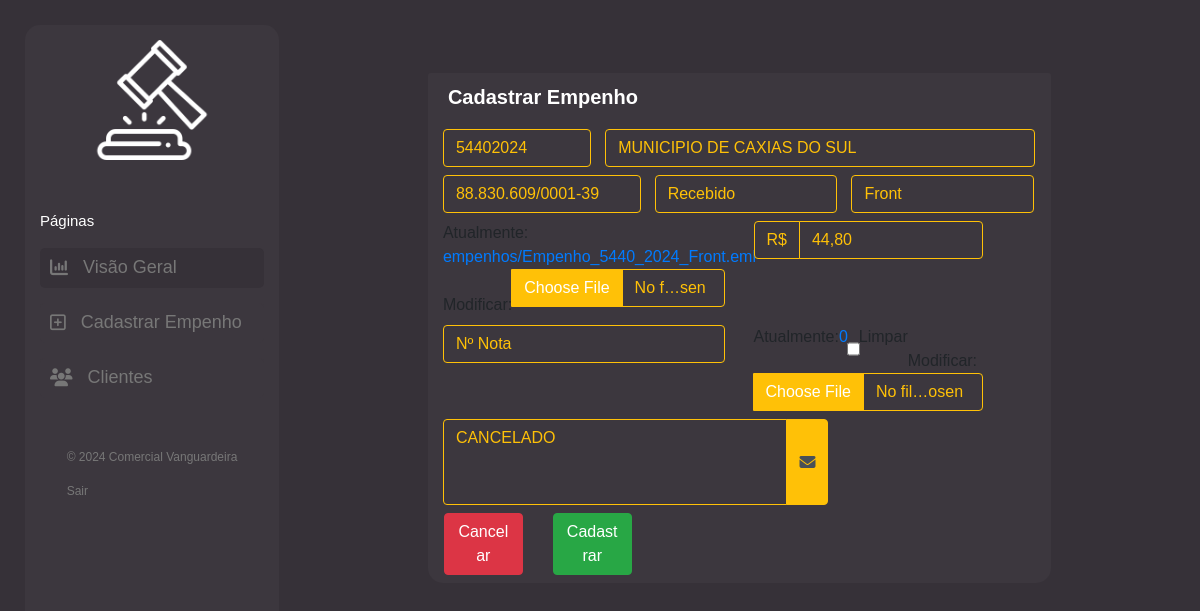
The app's page /cliente/edit/3357/ (signed in) with its own data.
### cliente/models.py (models this page shows, shortened)
class Cliente(models.Model):
    numero = models.CharField(max_length=255)
    nome = models.CharField(max_length=255)
    cnpj = models.CharField(max_length=255)
    data_criacao = models.DateTimeField(default=timezone.now)
    categoria = models.ForeignKey(Categoria, on_delete=models.DO_NOTHING)
    empresa = models.ForeignKey(Empresa, on_delete=models.DO_NOTHING)
    empenho = models.FileField(upload_to='empenhos/', max_length=500)
    nfe = models.FileField(upload_to='notas/', max_length=500, default='0', blank=True)
    n_nfe = models.CharField(max_length=255, blank=True)
    descricao = models.TextField(blank=True)
    valor = models.CharField(max_length=255)

### cliente/views.py (the view)
# urls.py: path('cliente/edit/<int:pk>/', views.edit, name="edit"),
@login_required(login_url='login')
def edit(request, pk):
    cliente = Cliente.objects.get(pk=pk)
    form = ClienteForm(instance=cliente)
    return render(request, 'cliente/form.html', {'cliente': cliente, 'form': form})

### cliente/form.py
class ClienteForm(ModelForm):
    class Meta:
        model = Cliente
        fields = ['numero', 'nome', 'cnpj', 'data_criacao', 'categoria', 'empresa', 'empenho', 'descricao', 'valor', 'nfe', 'n_nfe']
    def __init__(self, *args, **kwargs):
        super(ClienteForm, self).__init__(*args, **kwargs)
        for field in self.fields:
            self.fields[field]. widget.attrs.update({'class': 'form-control'})

### cliente/models.py (called while the page is built)
    def __str__(self):
        return self.nome

    def __str__(self):
        return self.nome

### cliente/templates/cliente/form.html (shortened to what this page needs)
{% extends 'base.html' %}
{% load widget_tweaks %}
{% block conteudo %}
    <div class="container center mt-5 w-75">
        <div class="card card-primary card-formulario">
            <div class="card-header">
                <h5 class="card-title mb-0">
                    Cadastrar Empenho
                </h5>
            </div>
            <form action="{% if cliente %}/cliente/update/{{cliente.id}}/{% else %}/cliente/create/{% endif %}" method="POST" enctype="multipart/form-data">
                  <div class="input-group col-12 p-15 my-2">
                    <div class="input-group col-3 p-0">
                      {% render_field form.numero name="numero" type="name" placeholder="Nº Empenho" autocomplete="off"%}
                    </div>
                    <div class="input-group col-9 pr-0">
                      {% render_field form.nome name="nome" id="nome" type="name" placeholder="Nome do cliente" autocomplete="off"%}
                    </div>
                  </div>
                  <div class="input-group col-12 mb-2 p-15">
                    <div class="input-group col-4 p-0" >
                      {% render_field form.cnpj type="text" onblur="checkCnpj(this.value)" id="cpfcnpj" placeholder="CNPJ" autocomplete="off"%}
                    </div>
                    <div class="input-group col-4 pr-0">
                      {% render_field form.categoria name="categoria" id="categoria" placeholder="Categoria" autocomplete="off"%}
                    </div>
                    <div class="input-group col-4 pr-0">
                      {% render_field form.empresa name="empresa" id="empresa" placeholder="Empresa" autocomplete="off"%}
                    </div>
                  </div>
                  <div class="input-group col-12 p-0">
                    <div class="input-group col-6 p-15 mb-2" >
                      {% render_field form.empenho name="empenho" type="file" placeholder="Empenho" autocomplete="off"%}
                    </div>
                    <div class="input-group col-5 p-15 mb-2" >
                      <span class="input-group-text valor" id="span-valor">R$</span>
                      {% render_field form.valor name="valor" type="text" id="valor" placeholder="Valor do empenho" autocomplete="off"%}
                    </div>
                  </div>
                  <div class="input-group col-12 p-0">
                    <div class="input-group col-6 p-15 mb-2" >
                      {% render_field form.n_nfe name="n_nfe" type="name" placeholder="Nº Nota" autocomplete="off"%}
                    </div>
                    <div class="input-group col-5 p-15 mb-2" >
                      {% render_field form.nfe name="nfe" type="file" value="0" placeholder="Nfe" autocomplete="off"%}
                    </div>
                  </div>
                  <div class="input-group col-8 p-15 mb-2" >
                    {% render_field form.descricao rows="3" style="resize:none;" placeholder="Observações..." type="text" autocomplete="off"%}
                    <div class="input-group-append">
                      <div class="input-group-text">
                        <span class="fas fa-envelope"></span>
                      </div>
                    </div>
                  </div>
                <div class="row">
                    <div class="col-2 mb-2 ml-3">
                      <a class="btn btn-danger btn-block" href="{{ request.META.HTTP_REFERER }}">Cancelar</a>
                    </div>
                    <div class="col-2 m-0">
                      <button type="submit" class="btn btn-success btn-block" id="submit_button" >Cadastrar</button>
                    </div>
                </div>
            </form>
        </div>
    </div>
{% endblock %}

### records on screen
Cliente: numero "54402024", nome "MUNICIPIO DE CAXIAS DO SUL", cnpj "88.830.609/0001-39", categoria "Recebido", empresa "Front", valor "44,80", descricao "CANCELADO"
